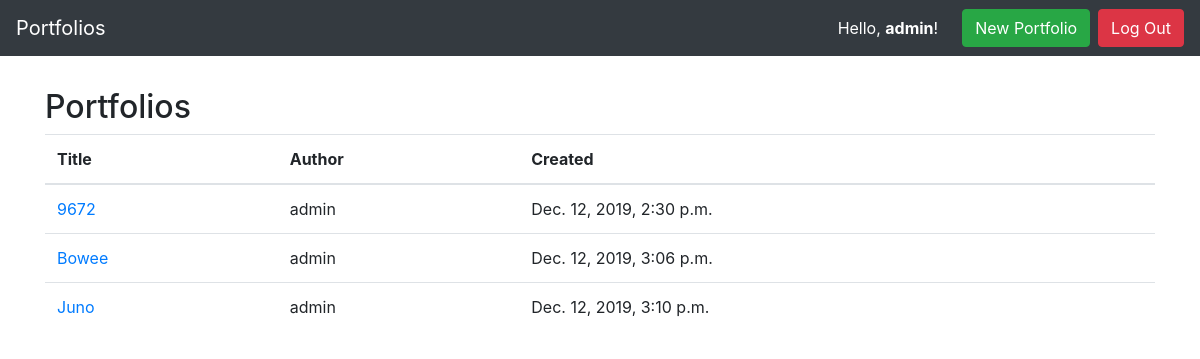
The app's page / (signed in) with its own data.
### portfolio/models.py (models this page shows, shortened)
class Portfolio(models.Model):
    title = models.CharField(max_length=10, unique=True)
    author = models.ForeignKey(User, on_delete=models.PROTECT)
    created = models.DateTimeField(auto_now_add=True, help_text="The date and time this page was created. Automatically generated when the model saves.")
    slug = models.CharField(max_length=10, blank=True, editable=False,
                            help_text="Unique URL path to access this page. Generated by the system.")

### portfolio/views.py (the view)
# urls.py: path('', PortfoliosView.as_view() , name='portfolio-view-page'),
class PortfoliosView(ListView):
    model = Portfolio
    def get(self, request):
        portfolios = Portfolio.objects.all()
        return render(request, 'portfolios.html', {
        'portfolios' : portfolios
        })

### portfolio/templates/portfolios.html
{% extends 'base.html' %}
#{% regroup portfolios|dictsort:'author' by request.user as user_portfolios %}
{% block content %}
<h2>Portfolios</h2>
<table class="table">
    <thead>
        <tr>
            <th>Title</th>
            <th>Author</th>
            <th>Created</th>
        </tr>
    </thead>
    <tbody>
        {% for portfolio in portfolios %}
            <tr>
                <td><a href="{{ portfolio.slug }}">{{ portfolio.title }}</a></td>
                <td>{{ portfolio.author }}</td>
                <td>{{ portfolio.created }}</td>
            </tr>
        {% endfor %}
    </tbody>
</table>
{% endblock %}

### templates/base.html (shortened to what this page needs)
<!DOCTYPE html>
<html>
    <head>
        <link rel="stylesheet" href="https://stackpath.bootstrapcdn.com/bootstrap/4.3.1/css/bootstrap.min.css"
>
        {% load static from staticfiles %}
        <link rel="stylesheet" type="text/css" href="{% static 'css/styles.css' %}"/>
    </head>
    <body>
        <nav class="navbar navbar-expand-md navbar-dark bg-dark">
            <a class="navbar-brand" href="/">Portfolios</a>
            <form class="form-inline ml-auto">
              {% if user.is_authenticated %}
              <div class="text-white">Hello, <strong>{{ user.username }}</strong>!</div>
              <a href="/upload" class="btn btn-success ml-4">New Portfolio</a>
              <a href="{% url 'logout' %}" class="btn btn-danger ml-2">Log Out</a>
              {% else %}
              <a href="/accounts/login" class="btn btn-secondary ml-2">Log In</a>
              <a href="/accounts/signup" class="btn btn-primary ml-2">Sign Up</a>
              {% endif %}
            </form>
          </nav>
          <main role="main" class="container" style="margin-top: 4vh;">
                {% block content %}{% endblock %}
              </main>
    </body>
</html>

### records on screen
Portfolio: title "9672", author "admin", created "Dec. 12, 2019, 2:30 p.m."
Portfolio: title "Bowee", author "admin", created "Dec. 12, 2019, 3:06 p.m."
Portfolio: title "Juno", author "admin", created "Dec. 12, 2019, 3:10 p.m."

### other values on screen
{{ user.username }} "admin"
